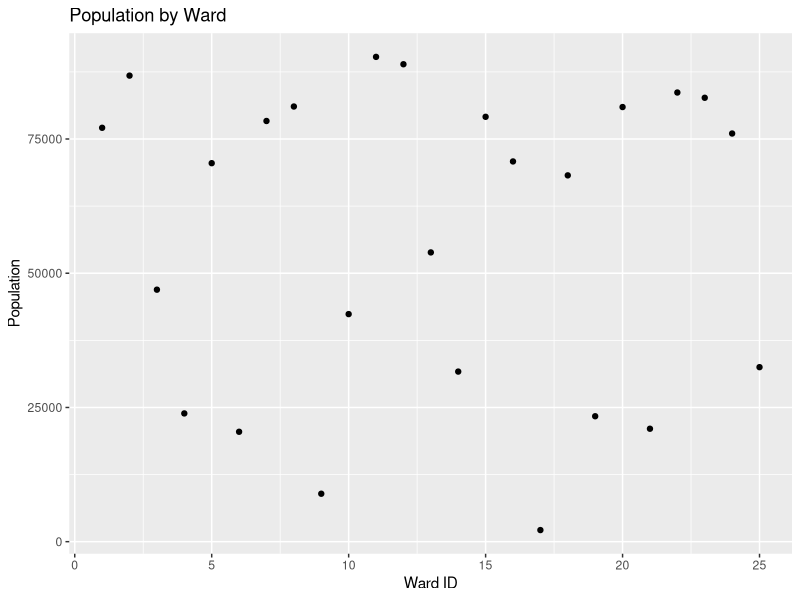
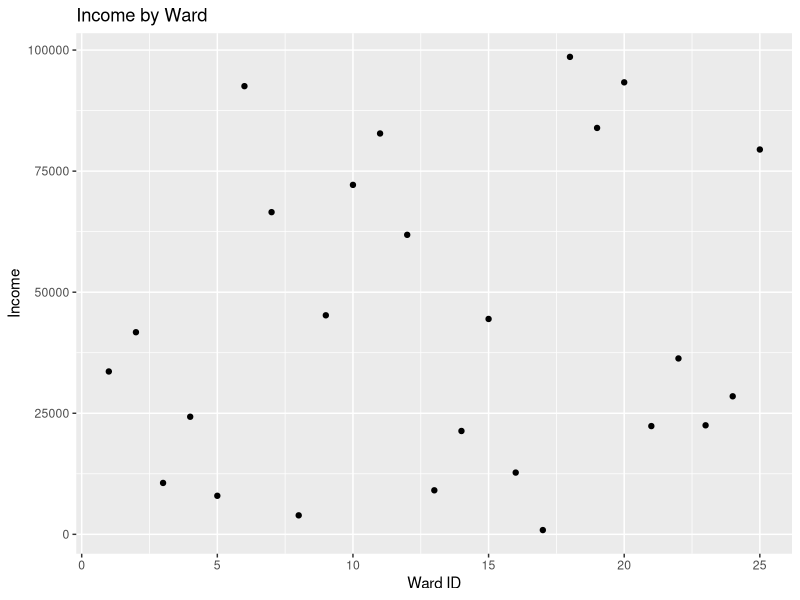
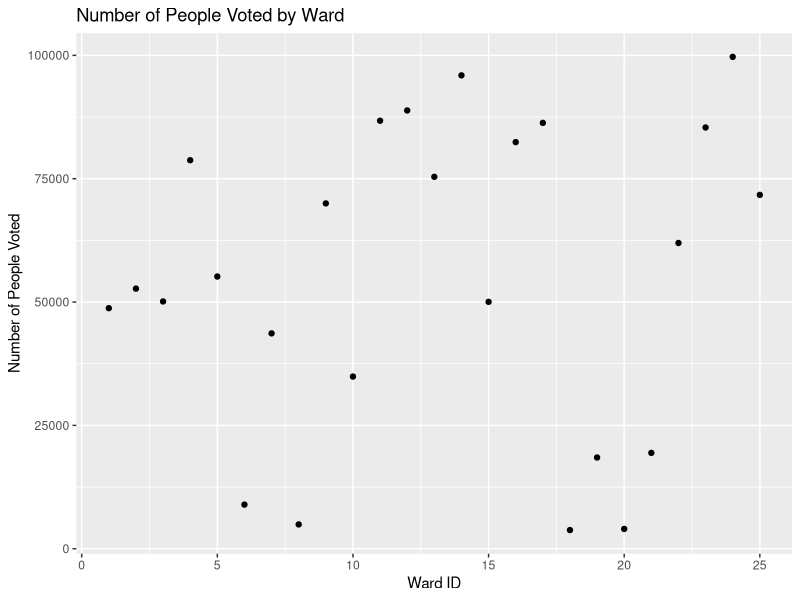
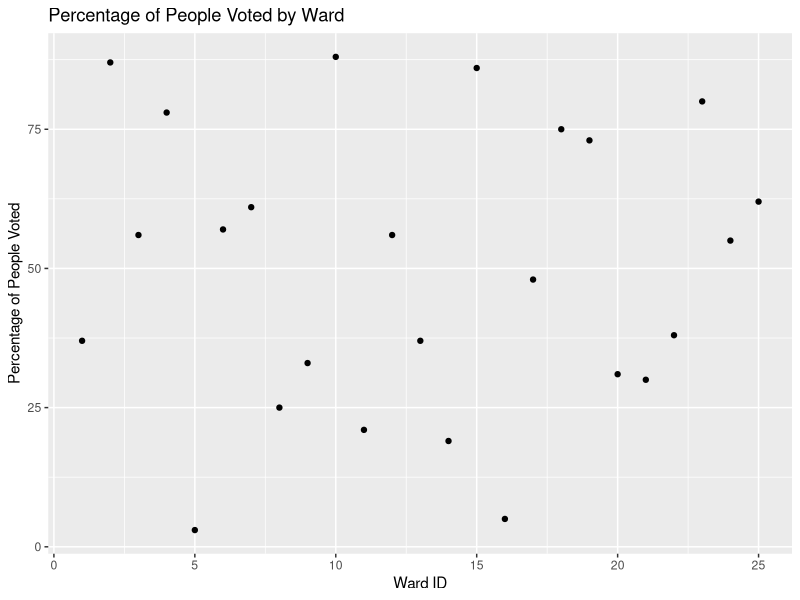
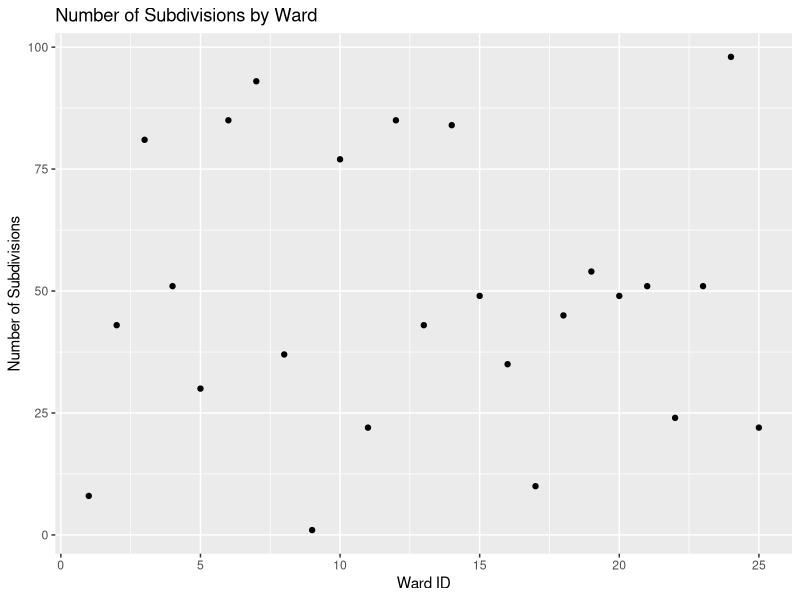
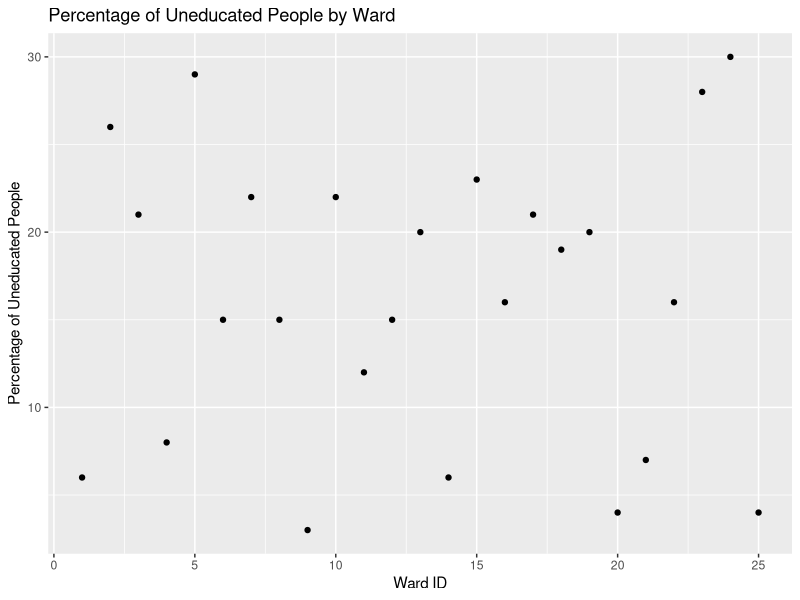
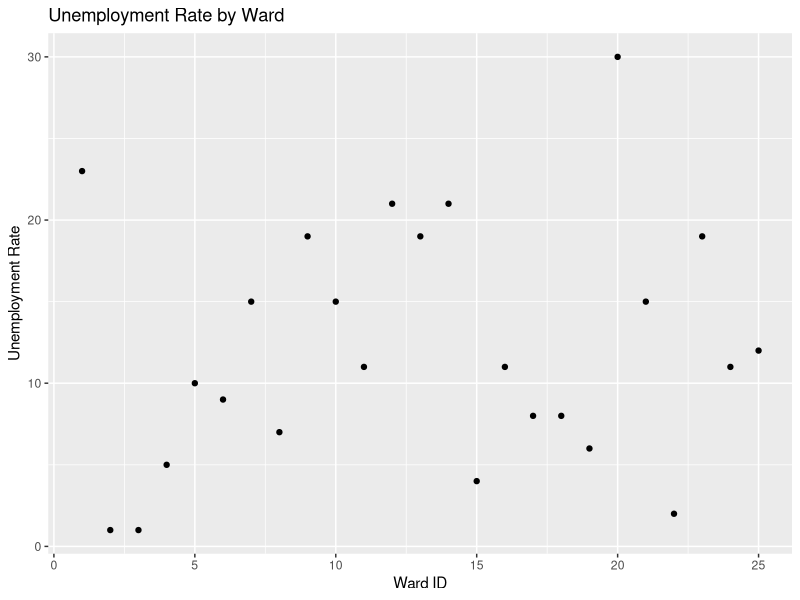

The R source for these figures, in order:
#### Preamble ####
# Purpose: Simulates the ward and elections data across Toronto
# Author: Janel Gilani
# Date: 17 April 2024
# Contact: janel.gilani@mail.utoronto.ca
# License: MIT
# Pre-requisites: None


#### Workspace setup ####
library(tidyverse)

#### Simulate data ####
set.seed(302)
number_of_obs = 25

sim_ward_id = c(1:25)
sim_population = c(1:100000)
sim_income = c(1:100000)
sim_turnout_num = c(1:100000)
sim_turnout_perc = c(1:100)
sim_num_subdivisions = c(1:100)
sim_uneducated_perc = c(1:30) # percent of uneducated population is typically between 10-30%
sim_unemployed_perc = c(1:30) # unemployment rate is typically less than 30%

sim_data = tibble(
  ward_id = sample(sim_ward_id, number_of_obs, replace = FALSE),
  population = sample(sim_population, number_of_obs, replace = TRUE),
  income = sample(sim_income, number_of_obs, replace = TRUE),
  number_voted = sample(sim_turnout_num, number_of_obs, replace = TRUE),
  percent_voted = sample(sim_turnout_perc, number_of_obs, replace = TRUE),
  num_sub = sample(sim_num_subdivisions, number_of_obs, replace = TRUE),
  percent_uneducated = sample(sim_uneducated_perc, number_of_obs, replace = TRUE),
  unemployment_rate = sample(sim_unemployed_perc, number_of_obs, replace = TRUE)
)

sim_data$ward_id = as.numeric(sim_data$ward_id)
sim_data$population = as.numeric(sim_data$population)
sim_data$income = as.numeric(sim_data$income)
sim_data$number_voted = as.numeric(sim_data$number_voted)
sim_data$percent_voted = as.numeric(sim_data$percent_voted)
sim_data$num_sub = as.numeric(sim_data$num_sub)
sim_data$percent_uneducated = as.numeric(sim_data$percent_uneducated)
sim_data$unemployment_rate = as.numeric(sim_data$unemployment_rate)


# Data Validation:

class(sim_data$ward_id) == "numeric" # Check if ward_id is an integer
class(sim_data$percent_uneducated) == "numeric" # Check if percent_uneducated is a double
class(sim_data$unemployment_rate) == "numeric" # Check if unemployment_rate is a double
class(sim_data$income) == "numeric" # Check if income is a double
class(sim_data$percent_voted) == "numeric" # Check if percent_voted is a double
class(sim_data$population) == "numeric" # Check if population is a double
class(sim_data$num_sub) == "numeric" # Check if number of subdivisions is a double
class(sim_data$number_voted) == "numeric" # Check if ward_id is a double

length(unique(sim_data$ward_id)) == 25 # Check if ward_id is unique
length(unique(sim_data$ward_id)) == nrow(sim_data) # Check if ward_id is unique

min(sim_data$percent_uneducated) >= 0 # Check if percent_uneducated is non-negative
max(sim_data$percent_uneducated) <= 100 # Check if percent_uneducated is less than or equal to 100

min(sim_data$unemployment_rate) >= 0 # Check if unemployment_rate is non-negative
max(sim_data$unemployment_rate) <= 100 # Check if unemployment_rate is less than or equal to 100

min(sim_data$income) >= 0 # Check if income is non-negative
max(sim_data$income) <= 1000000 # Check if income is less than or equal to 100000

min(sim_data$population) >= 0 # Check if population is non-negative
max(sim_data$population) <= 1000000 # Check if population is less than or equal to 100000

min(sim_data$num_sub) >= 0 # Check if number of subdivisions is non-negative
max(sim_data$num_sub) <= 100 # Check if number of subdivisions is less than or equal to 100

min(sim_data$percent_voted) >= 0 # Check if percent_voted is non-negative
max(sim_data$percent_voted) <= 100 # Check if percent_voted is less than or equal to 100

min(sim_data$number_voted) >= 0 # Check if number_voted is non-negative
max(sim_data$number_voted) <= 1000000 # Check if number_voted is less than or equal to 100000

any(is.na(sim_data)) == FALSE # Check if there are no missing values in the dataset


# Plotting the data:

ggplot(sim_data, aes(x = ward_id, y = population)) +
  geom_point() +
  labs(title = "Population by Ward",
       x = "Ward ID",
       y = "Population")

ggplot(sim_data, aes(x = ward_id, y = income)) +
  geom_point() +
  labs(title = "Income by Ward",
       x = "Ward ID",
       y = "Income")

ggplot(sim_data, aes(x = ward_id, y = number_voted)) +
  geom_point() +
  labs(title = "Number of People Voted by Ward",
       x = "Ward ID",
       y = "Number of People Voted")

ggplot(sim_data, aes(x = ward_id, y = percent_voted)) +
  geom_point() +
  labs(title = "Percentage of People Voted by Ward",
       x = "Ward ID",
       y = "Percentage of People Voted")

ggplot(sim_data, aes(x = ward_id, y = num_sub)) +
  geom_point() +
  labs(title = "Number of Subdivisions by Ward",
       x = "Ward ID",
       y = "Number of Subdivisions")

ggplot(sim_data, aes(x = ward_id, y = percent_uneducated)) +
  geom_point() +
  labs(title = "Percentage of Uneducated People by Ward",
       x = "Ward ID",
       y = "Percentage of Uneducated People")

ggplot(sim_data, aes(x = ward_id, y = unemployment_rate)) +
  geom_point() +
  labs(title = "Unemployment Rate by Ward",
       x = "Ward ID",
       y = "Unemployment Rate")



